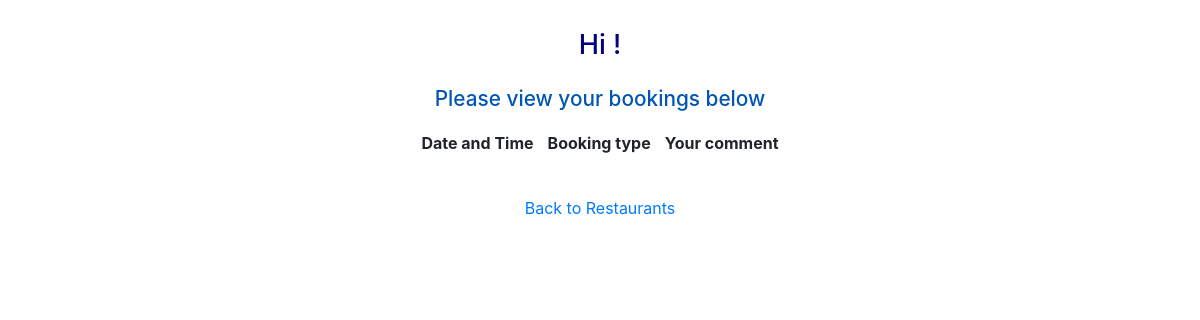
Before: /pages/dining/view-bookings-rest.php with the older database file.
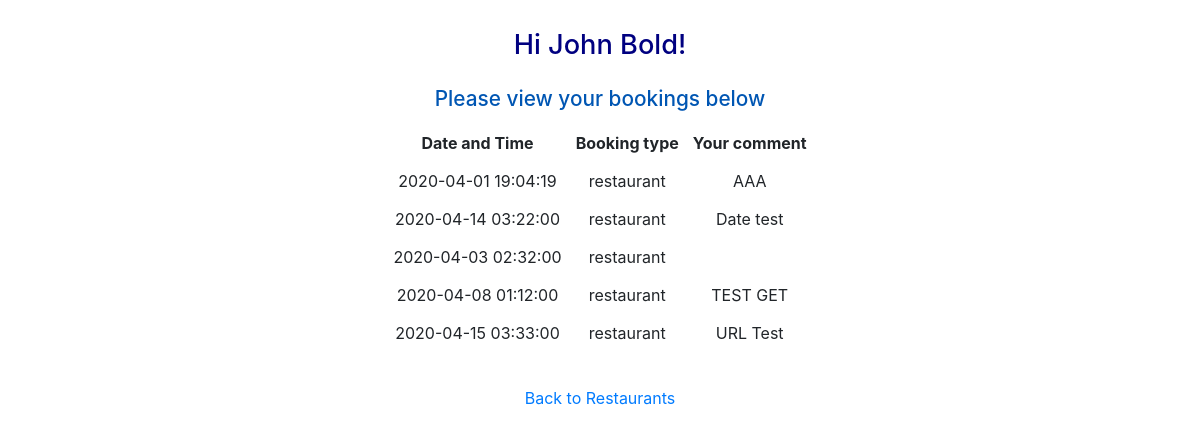
After: the same page with the newer database file.
### tables this page shows
CREATE TABLE `clients` (
  `id` int(11) NOT NULL,
  `name` varchar(50) DEFAULT NULL,
  `phone` varchar(50) DEFAULT NULL,
  `email` varchar(50) DEFAULT NULL
);

CREATE TABLE `bookings` (
  `id` int(11) NOT NULL,
  `start_date` datetime DEFAULT NULL,
  `client_id` int(11) NOT NULL,
  `item_type` varchar(100) NOT NULL,
  `item_id` int(11) NOT NULL,
  `comment` text NOT NULL
);

### database/connect.php (called while the page is built, shortened)
<?php
$tempUserId = 1;

### pages/dining/view-bookings-rest.php (the view)
<?php
require_once "../../include/header-head-only.php";
require_once '../../database/connect.php';
$sql1 = "SELECT name FROM clients WHERE id = :id";
$pst = $dbcon->prepare($sql1);
$pst->bindParam(':id', $tempUserId);
$pst->execute();
$client = $pst->fetch(PDO::FETCH_COLUMN);
$sql2 = "SELECT * FROM bookings WHERE client_id = :client_id";
$pst = $dbcon->prepare($sql2);
$pst->bindParam(':client_id', $tempUserId);
$pst->execute();
$bookings = $pst->fetchAll(PDO::FETCH_OBJ);
?>
<br>
     <h1>Hi <?php echo $client ?>! </h1>
<div class= "center">
    <h2>Please view your bookings below</h2>
    <table class= "center">
        <thead>
        <tr>
            <th>Date and Time</th>
            <th>Booking type</th>
            <th>Your comment</th>
        </tr>
        </thead>
        <tbody>
        <?php foreach($bookings as $booking) { ?>
            <tr>
                <td><?php echo $booking->start_date; ?></td>
                <td><?php echo $booking->item_type; ?></td>
                <td><?php echo $booking->comment; ?></td>
            </tr>
    <?php } ?>
        </tbody>
    </table>
    <br>
    <a href="dining.php" >Back to Restaurants</a>
</div>

### include/header-head-only.php (shortened to what this page needs)
<!DOCTYPE html>
<html lang="en">
<head>
    <link rel="stylesheet" href="../../css/bootstrap.css">
    <link rel="stylesheet" href="../../css/common.css">
    <link rel="stylesheet" href="../../css/tours.css">
    <link rel="stylesheet" href="../../css/about.css">
    <link rel="stylesheet" href="../../css/dining.css">
</head>
<body>
<div id="headermain_wrap">
<main>

### css/common.css (style rules this page uses)
html { font-family: Helvetica; box-sizing: border-box; margin:0; padding:0; }
body { max-width: 95%; margin: 0 auto; }
h1 { font-size: 1.7em; margin-bottom: 25px; text-align: center; color: navy; }
h2 { font-size: 1.3em; margin-bottom: 12px; color: #0056b3; }
#headermain_wrap { min-height: calc(100vh - 80px); }
main { clear:both; border-radius: 5px; padding:5px; }
.center { margin: 10px auto; max-width: 500px; text-align: center; }
table { padding: 7px; }
table tr th, table tr td { padding: 7px; }

Changed rows visible on the page:
added clients: name "John Bold"
added bookings: start_date "2020-04-01 19:04:19", item_type "restaurant", comment "AAA"
added bookings: start_date "2020-04-14 03:22:00", item_type "restaurant", comment "Date test"
added bookings: start_date "2020-04-03 02:32:00", item_type "restaurant"
added bookings: start_date "2020-04-08 01:12:00", item_type "restaurant", comment "TEST GET"
added bookings: start_date "2020-04-15 03:33:00", item_type "restaurant", comment "URL Test"
